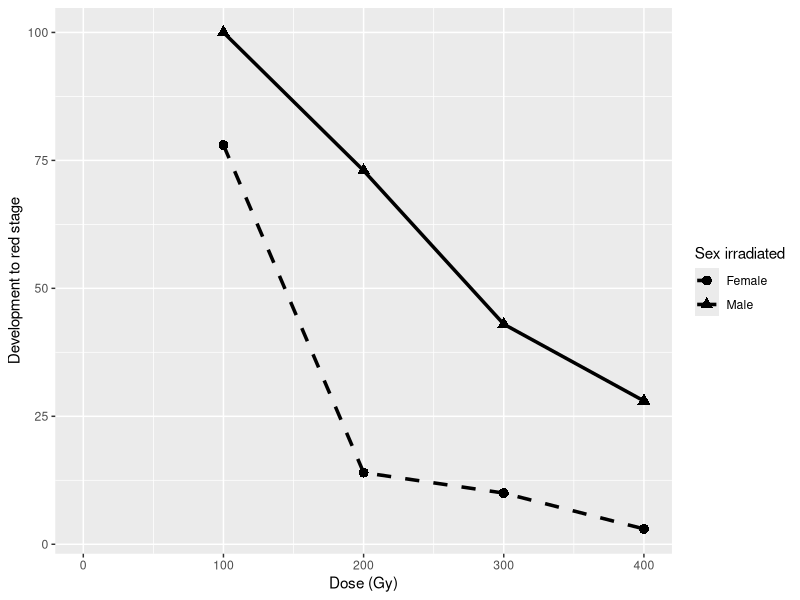
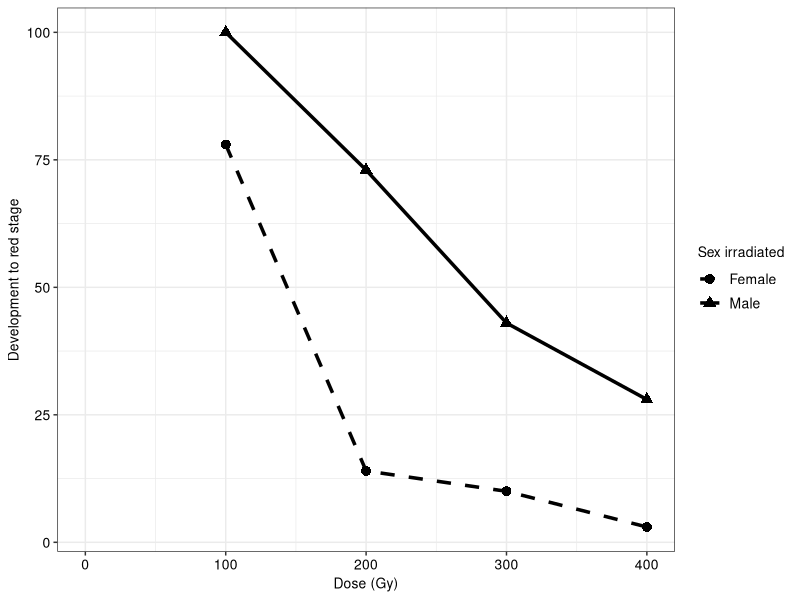
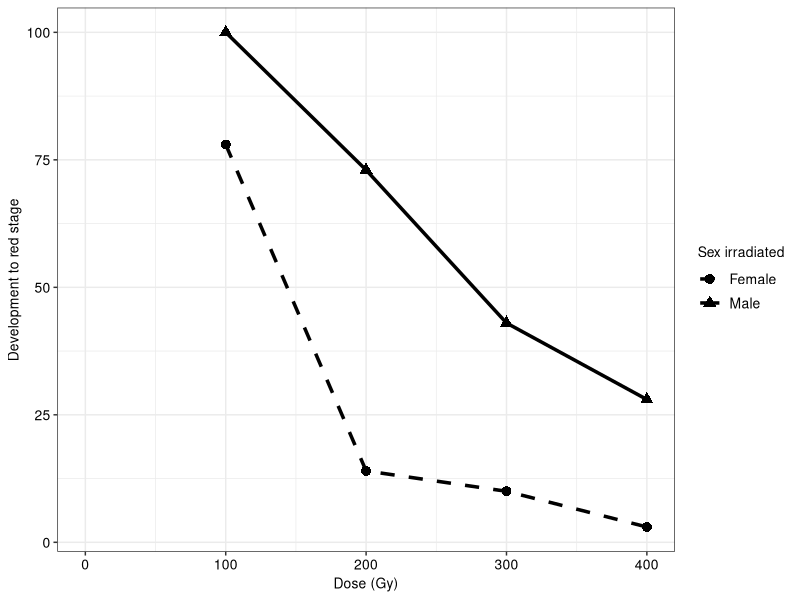

These figures' R source, in order:
# xray_ms_fig2.R

library(dplyr)
library(ggplot2)

# Create red egg data frame

df <- tibble(
  sex = c(rep("Female",4),rep("Male",4)),
  dose = rep(c(100,200,300,400),2),
  survivorship = c(78,14,10,3,100,73,43,28)
)
df
# # A tibble: 8 × 3
#   sex     dose survivorship
#   <chr>  <dbl>        <dbl>
# 1 Female   100           78
# 2 Female   200           14
# 3 Female   300           10
# 4 Female   400            3
# 5 Male     100          100
# 6 Male     200           73
# 7 Male     300           43
# 8 Male     400           28

p1 <- ggplot(df, aes(x = dose, y = survivorship, color = sex, linetype = sex, shape = sex)) +
  geom_line(linewidth = 1.2) +
  geom_point(size = 3) +
  scale_linetype_manual(values = c("Female" = "dashed", "Male" = "solid")) +
  scale_color_manual(values = c("Female" = "black", "Male" = "black")) +
  scale_x_continuous(limits = c(0, 400)) +
  labs(color = "Sex irradiated", 
       linetype = "Sex irradiated", 
       shape = "Sex irradiated",
       x = "Dose (Gy)",
       y = "Development to red stage")

p1

p1 <- p1 +
  theme_bw() +
  theme(axis.text.x = element_text(color = "black", size = 10), 
        axis.text.y = element_text(color = "black", size = 10),
        axis.title.x = element_text(color = "black", size = 10),
        axis.title.y = element_text(color = "black", size = 10),
        legend.title = element_text(color = "black", size = 10),
        legend.text = element_text(color = "black", size = 10))

p1

ggsave(filename = "dose_response_red.tif", 
       plot = p1,
       device = "tiff",
       width = 5.83, height = 2.83, dpi = 300)
